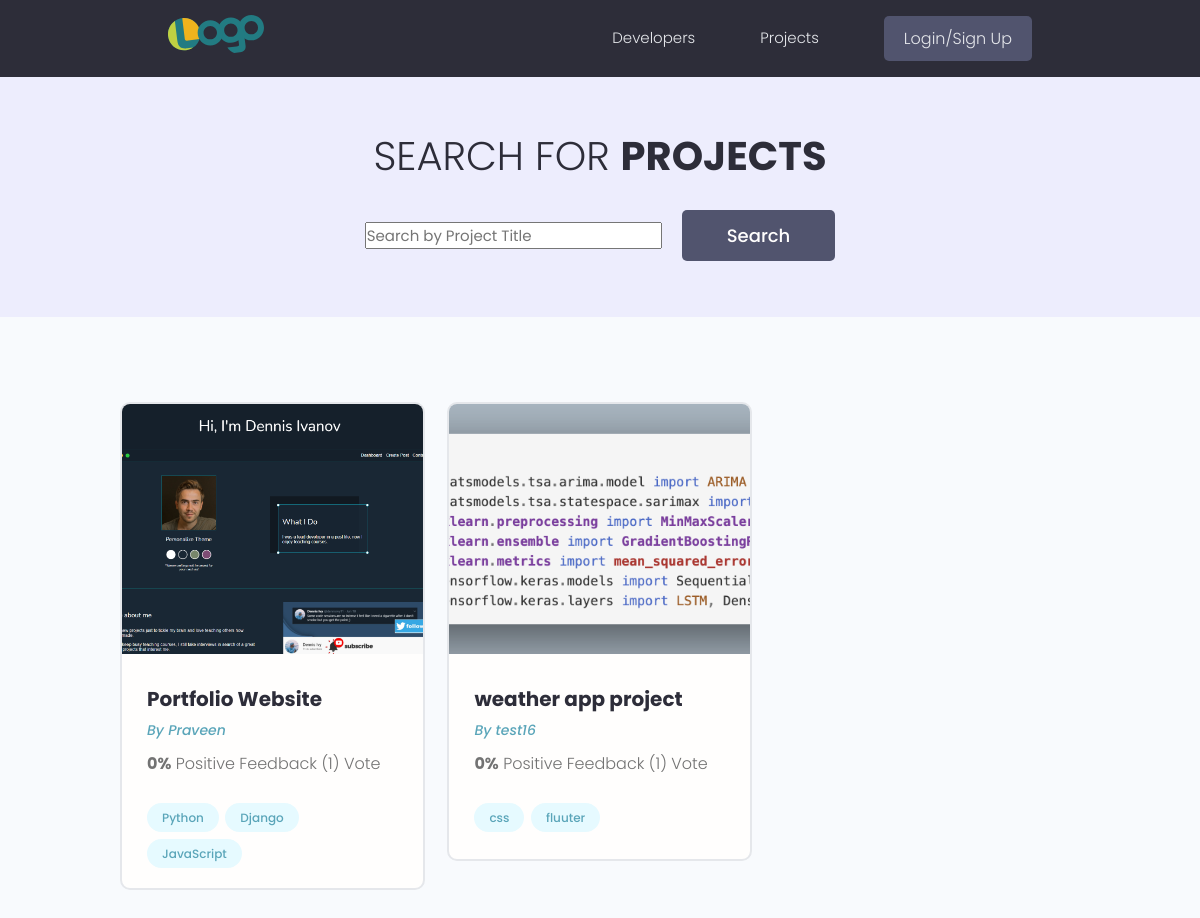
Page /projects/ on the earlier database version.
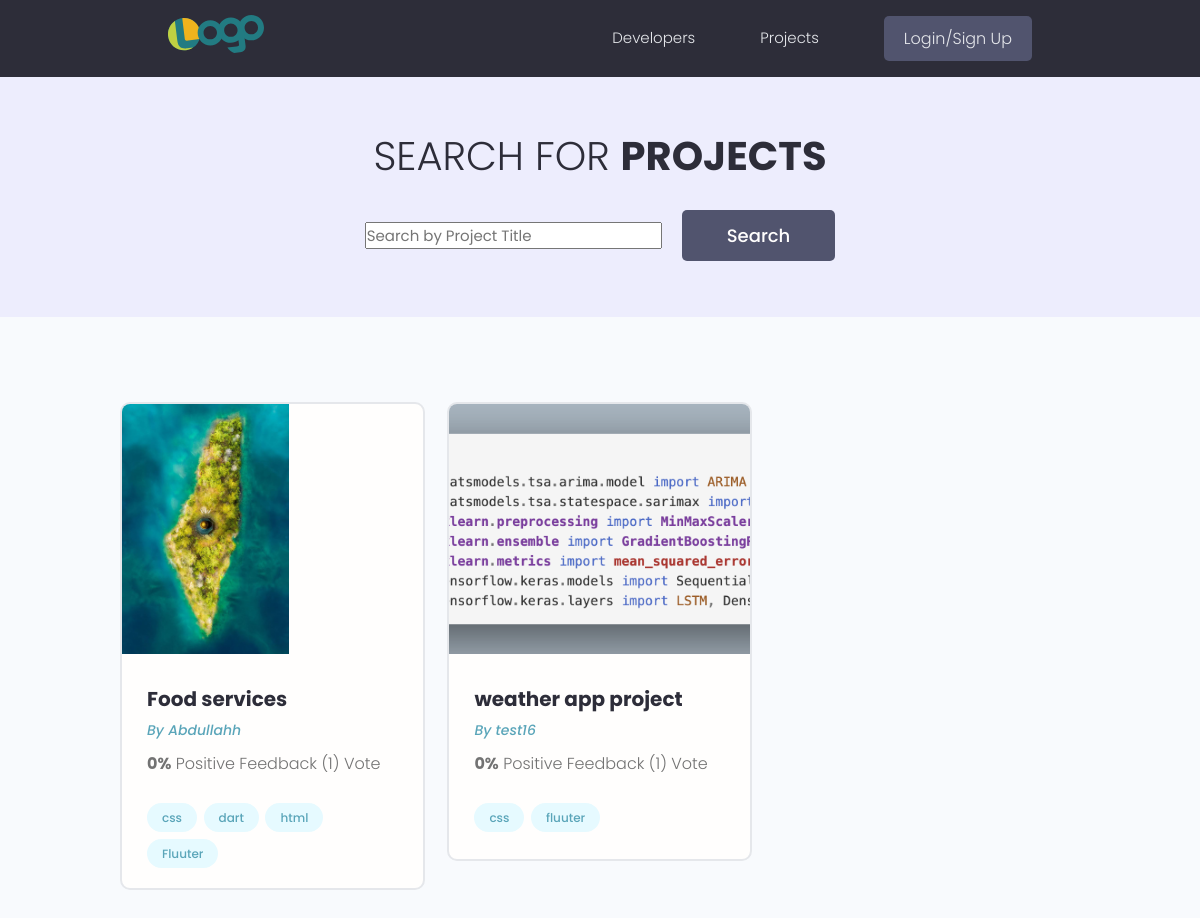
Same page on the later database version.
### projects/models.py (models this page shows, shortened)
class Project(models.Model):
    owner = models.ForeignKey(
        Profile, null=True, blank=True, on_delete=models.CASCADE)
    title = models.CharField(max_length=200)
    description = models.TextField(null=True, blank=True)
    featured_image = models.ImageField(
        null=True, blank=True, default="default.jpg")
    demo_link = models.CharField(max_length=2000, null=True, blank=True)
    source_link = models.CharField(max_length=2000, null=True, blank=True)
    tags = models.ManyToManyField('Tag', blank=True)
    vote_total = models.IntegerField(default=0, null=True, blank=True)
    vote_ratio = models.IntegerField(default=0, null=True, blank=True)
    created = models.DateTimeField(auto_now_add=True)
    id = models.UUIDField(default=uuid.uuid4, unique=True,
                          primary_key=True, editable=False)
    class Meta:
        ordering = ['-vote_ratio', '-vote_total', 'title']
    @property
    def imageURL(self):
        try:
            url = self.featured_image.url
        except:
            url = ''
        return url

class Tag(models.Model):
    name = models.CharField(max_length=200)
    created = models.DateTimeField(auto_now_add=True)
    id = models.UUIDField(default=uuid.uuid4, unique=True,
                          primary_key=True, editable=False)
    def __str__(self):
        return self.name

### users/models.py (models this page shows, shortened)
class Profile(models.Model):
    user = models.OneToOneField(
        User, on_delete=models.CASCADE, null=True, blank=True)
    name = models.CharField(max_length=200, blank=True, null=True)
    email = models.EmailField(max_length=500, blank=True, null=True)
    username = models.CharField(max_length=200, blank=True, null=True)
    location = models.CharField(max_length=200, blank=True, null=True)
    short_intro = models.CharField(max_length=200, blank=True, null=True)
    bio = models.TextField(blank=True, null=True)
    profile_image = models.ImageField(
        null=True, blank=True, upload_to='profiles/', default="profiles/user-default.png")
    social_github = models.CharField(max_length=200, blank=True, null=True)
    social_twitter = models.CharField(max_length=200, blank=True, null=True)
    social_linkedin = models.CharField(max_length=200, blank=True, null=True)
    social_youtube = models.CharField(max_length=200, blank=True, null=True)
    social_website = models.CharField(max_length=200, blank=True, null=True)
    created = models.DateTimeField(auto_now_add=True)
    id = models.UUIDField(default=uuid.uuid4, unique=True,
                          primary_key=True, editable=False)
    class Meta:
        ordering = ['created']

### projects/views.py (the view)
# urls.py: path('projects/', views.getProjects),
def projects(request):
    projects, search_query = searchProjects(request)
    custom_range, projects = paginateProjects(request, projects, 6)
    context = {'projects': projects,
               'search_query': search_query, 'custom_range': custom_range}
    return render(request, 'projects/projects.html', context)

### projects/utils.py (called while the page is built)
def paginateProjects(request, projects, results):
    page = request.GET.get('page')
    paginator = Paginator(projects, results)
    try:
        projects = paginator.page(page)
    except PageNotAnInteger:
        page = 1
        projects = paginator.page(page)
    except EmptyPage:
        page = paginator.num_pages
        projects = paginator.page(page)
    leftIndex = (int(page) - 4)
    if leftIndex < 1:
        leftIndex = 1
    rightIndex = (int(page) + 5)
    if rightIndex > paginator.num_pages:
        rightIndex = paginator.num_pages + 1
    custom_range = range(leftIndex, rightIndex)
    return custom_range, projects

def searchProjects(request):
    search_query = ''
    if request.GET.get('search_query'):
        search_query = request.GET.get('search_query')
    tags = Tag.objects.filter(name__icontains=search_query)
    projects = Project.objects.distinct().filter(
        Q(title__icontains=search_query) |
        Q(description__icontains=search_query) |
        Q(owner__name__icontains=search_query) |
        Q(tags__in=tags)
    )
    return projects, search_query

### projects/templates/projects/projects.html (shortened to what this page needs)
{% extends 'main.html' %}
{% block content %}
<main class="projects">
    <section class="hero-section text-center">
        <div class="container container--narrow">
            <div class="hero-section__box">
                <h2>Search for <span>Projects</span></h2>
            </div>
            <div class="hero-section__search">
                <form id='searchForm' class="form" action="{% url 'projects' %}" method="get">
                    <div class="form__field">
                        <input class="" iinput input--textd="formInput#search" type="text" name="search_query"
                            placeholder="Search by Project Title" value="{{search_query}}" />
                    </div>
                    <input class="btn btn--sub btn--lg" type="submit" value="Search" />
                </form>
            </div>
        </div>
    </section>
    <section class="projectsList">
        <div class="container">
            <div class="grid grid--three">
                {% for project in projects %}
                <div class="column">
                    <div class="card project">
                        <a href="{% url 'project' project.id %}" class="project">
                            <img class="project__thumbnail" src="{{project.imageURL}}" alt="project thumbnail" />
                            <div class="card__body">
                                <h3 class="project__title">{{project.title}}</h3>
                                <p><a class="project__author" href="{% url 'user-profile' project.owner.id %}">By
                                        {{project.owner.name}}</a>
                                </p>
                                <p class="project--rating">
                                    <span style="font-weight: bold;">{{project.vote_ratio}}%</span> Positive
                                    Feedback ({{project.vote_total}}) Vote{{project.vote_total|pluralize:"s"}}
                                </p>
                                <div class="project__tags">
                                    {% for tag in project.tags.all %}
                                    <span class="tag tag--pill tag--main">
                                        <small>{{tag}}</small>
                                    </span>
                                    {% endfor %}
                                </div>
                            </div>
                        </a>
                    </div>
                </div>
                {% endfor %}
            </div>
        </div>
    </section>
</main>
{% endblock %}

Differences in the rows shown:
removed Project: imageURL (picture), title "Portfolio Website", owner.name "Praveen", vote_ratio "0", vote_total "1"
no longer on this page (row unchanged): Tag: name "Python", shown under "Portfolio Website"
no longer on this page (row unchanged): Tag: name "Django", shown under "Portfolio Website"
no longer on this page (row unchanged): Tag: name "JavaScript", shown under "Portfolio Website"
added Project: imageURL (picture), title "Food services", owner.name "Abdullahh", vote_ratio "0", vote_total "1", Tag (name "css")
added Tag: name "dart", shown under "Food services"
added Tag: name "html", shown under "Food services"
added Tag: name "Fluuter", shown under "Food services"
